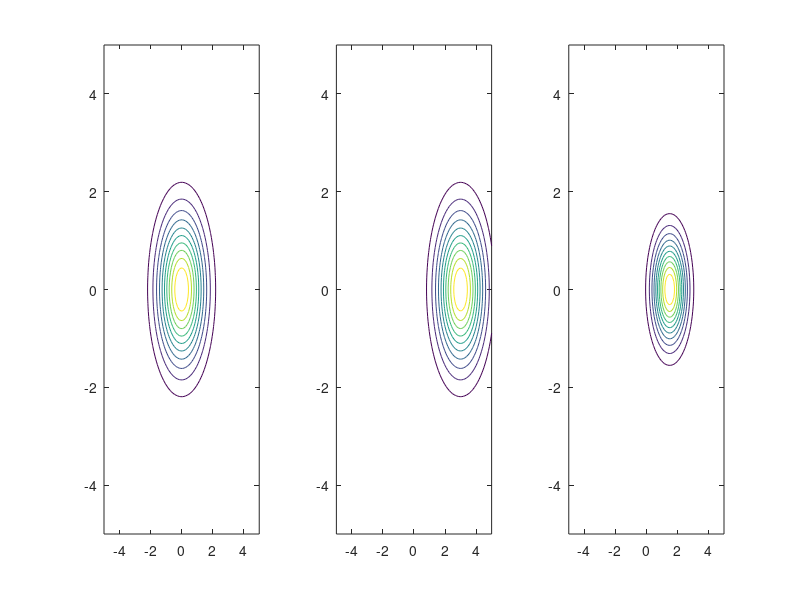

Write MATLAB code to recreate this figure.
%% Init
close all;
clear;
clc;

%% Parameters
limits = [-5, 5];
number_of_points = 100;
sigma = [
    1, 0
    0, 1
];
mu = [0, 0];
alpha = [3, 0];

%%
x = linspace(limits(1), limits(2), number_of_points)';
y = x;
[x, y] = meshgrid(x, y);

z1 = mvnpdf([x(:), y(:)], mu, sigma);
z1 = reshape(z1, size(x));
subplot(1, 3, 1), contour(x, y, z1), shading interp;

z2 = mvnpdf([x(:), y(:)], mu + alpha, sigma);
z2 = reshape(z2, size(x));
subplot(1, 3, 2), contour(x, y, z2), shading interp;

z3 = z1 .* z2;
subplot(1, 3, 3), contour(x, y, z3), shading interp;
